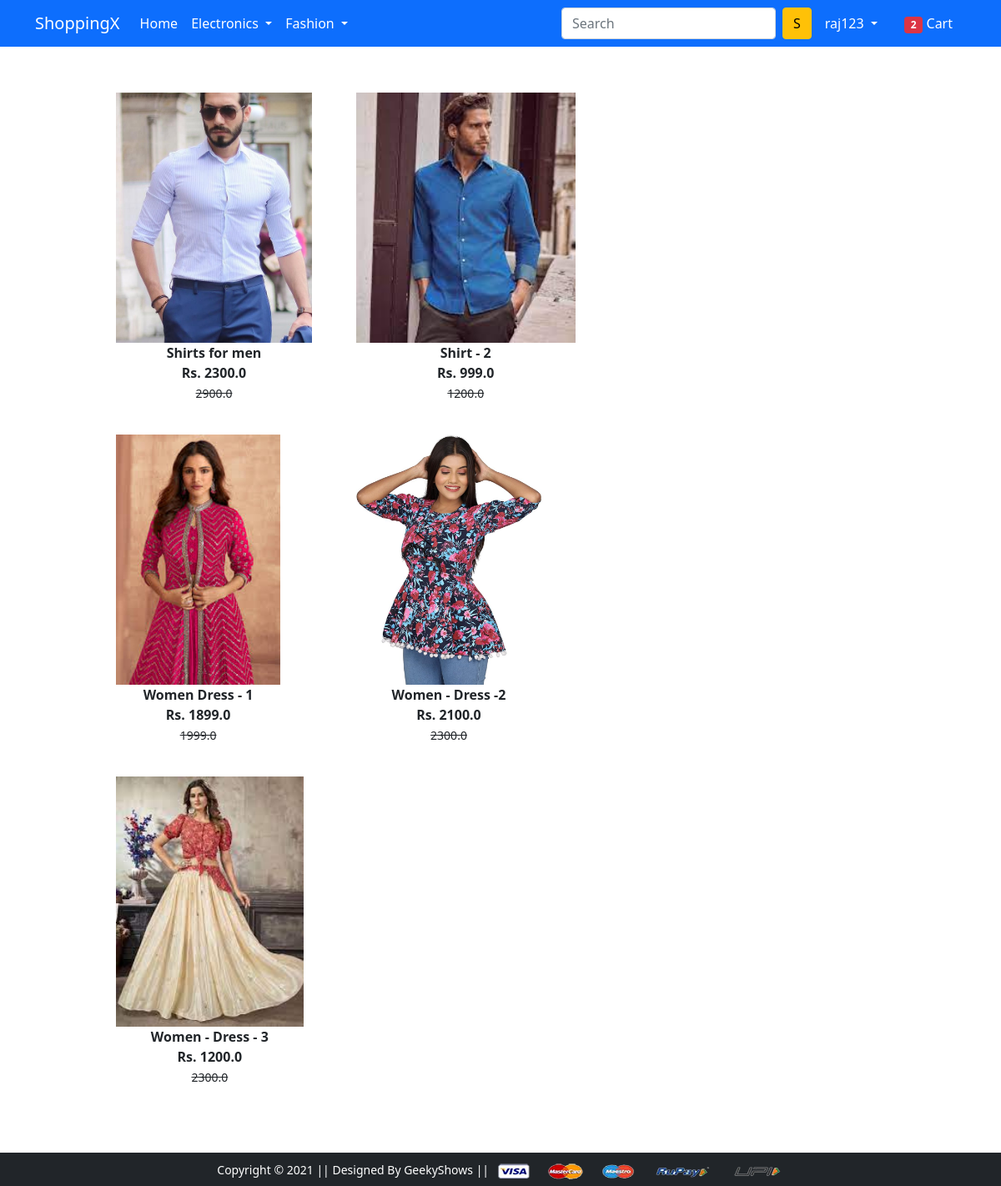
The page /topwear/ (signed in) on the database its author committed.
### app/models.py (models this page shows, shortened)
class Product(models.Model):
    title = models.CharField(max_length=100)
    selling_price = models.FloatField()
    discount_price = models.FloatField()
    description = models.TextField()
    brand = models.CharField(max_length=100)
    category = models.CharField(choices=CATEGORY_CHOICES,max_length=2)
    product_image = models.ImageField(upload_to='productimg')

### app/views.py (the view)
# urls.py: path('topwear/',topwear_view,name='topwear'),
@login_required
def topwear_view(request):
  totalitems = len(Cart.objects.filter(user=request.user))
  topwear = Product.objects.filter(category='TW')
  return render(request,'app/topwear.html',{'topwear':topwear,'totalitems':totalitems})

### app/templates/app/topwear.html (shortened to what this page needs)
{% extends 'app/base.html' %}
{% load static %}
{% block main-content %}
<div class="container my-5">
  <div class="col-sm-8">
    <div class="row">
        {% for product in topwear %}
        <div class="col-sm-3 text-center px-5 mx-5 mb-4">
            <a href="{% url 'product-detail' product.id %}" class="btn"> <div class="item"> <img src="{{product.product_image.url}}" alt="" height="300" class=""> <div class="fw-bold">{{product.title}}</div><div class="fw-bold"> Rs. {{product.discount_price}}</div> <small class="fw-light text-decoration-line-through">{{product.selling_price}}</small>
        </div>
    </a>
    </div>
    {% endfor %}
   </div>
  </div>
 </div>
{% endblock main-content %}

### app/templates/app/base.html (shortened to what this page needs)
<!doctype html>
{% load static %}
<html lang="en">
  <head>
    <link href="https://cdn.jsdelivr.net/npm/bootstrap@5.0.0-beta1/dist/css/bootstrap.min.css" rel="stylesheet">
    <link rel="stylesheet" href="{% static 'app/css/owl.carousel.min.css' %}">
    <link rel="stylesheet" href="{% static 'app/css/all.min.css' %}">
    <link rel="stylesheet" href="{% static 'app/css/style.css' %}">
  </head>
  <body>
    <nav class="navbar navbar-expand-lg navbar-dark bg-primary">
     <div class="container">
       <a class="navbar-brand" href="/">ShoppingX</a>
       <div class="collapse navbar-collapse" id="navbarSupportedContent">
         <ul class="navbar-nav me-auto mb-2 mb-lg-0">
           <li class="nav-item">
             <a class="nav-link active" aria-current="page" href="/">Home</a>
           </li>
           <li class="nav-item dropdown">
             <a class="nav-link dropdown-toggle text-white" href="#" id="electronicsDropdown" role="button" data-bs-toggle="dropdown" aria-expanded="false">
               Electronics
             </a>
           </li>
           <li class="nav-item dropdown">
             <a class="nav-link dropdown-toggle text-white" href="#" id="fashionDropdown" role="button" data-bs-toggle="dropdown" aria-expanded="false">
               Fashion
             </a>
           </li>
         </ul>
         <form class="d-flex">
           <input class="form-control me-2" type="search" placeholder="Search" aria-label="Search">
           <button class="btn btn-warning" type="submit">S</button>
         </form>
         <div>
          <ul class="navbar-nav me-auto mb-2 mb-lg-0">
            {% if request.user.is_authenticated %}
           <li class="nav-item dropdown mx-2">
              <a class="nav-link dropdown-toggle text-white" href="#" id="profileDropdown" role="button" data-bs-toggle="dropdown" aria-expanded="false">
                {{request.user.username}}
              </a>
            </li>
            <li class="nav-item mx-2">
             <a href="{% url 'showcart' %}" class="nav-link text-white"><span class="badge bg-danger">{{totalitems}}</span> Cart </a>
            </li>
            {% endif %}
          </ul>
         </div>
       </div>
     </div>
    </nav>
    {% block main-content %} {% endblock main-content %}
    <footer class="container-fluid bg-dark text-center p-2 mt-5">
        <small class="text-white">Copyright &copy; 2021 || Designed By GeekyShows || </small>
        <img src="{% static 'app/images/payment.png' %}" alt="" srcset="" class="img-fluid" height="2px">
    </footer>
  </body>
</html>

### rows shown on the page
Product: product_image (picture), title "Shirts for men", discount_price "2300.0", selling_price "2900.0"
Product: product_image (picture), title "Shirt - 2", discount_price "999.0", selling_price "1200.0"
Product: product_image (picture), title "Women Dress - 1", discount_price "1899.0", selling_price "1999.0"
Product: product_image (picture), title "Women - Dress -2", discount_price "2100.0", selling_price "2300.0"
Product: product_image (picture), title "Women - Dress - 3", discount_price "1200.0", selling_price "2300.0"

### other values the page prints
{{ request.user.username }} "raj123"
{{ totalitems }} "2"
